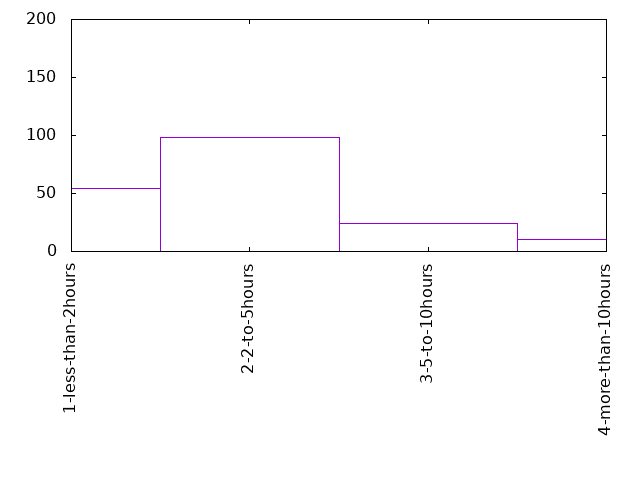

Generate this figure with gnuplot:
set term png
set out "0-10studytime.png"
set key off
set xtics rotate
set yrange[0:200]

plot '0-10studytime.dat' using 1:xticlabel(2) with boxes
